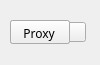
<?xml version="1.0" encoding="UTF-8"?>
<ui version="4.0">
 <class>IdentityCellWidget</class>
 <widget class="QWidget" name="IdentityCellWidget">
  <property name="geometry">
   <rect>
    <x>0</x>
    <y>0</y>
    <width>100</width>
    <height>65</height>
   </rect>
  </property>
  <property name="font">
   <font>
    <family>微软雅黑</family>
   </font>
  </property>
  <property name="windowTitle">
   <string>Form</string>
  </property>
  <widget class="QWidget" name="widget" native="true">
   <property name="geometry">
    <rect>
     <x>0</x>
     <y>0</y>
     <width>100</width>
     <height>65</height>
    </rect>
   </property>
   <widget class="QToolButton" name="upgradeBtn">
    <property name="geometry">
     <rect>
      <x>10</x>
      <y>20</y>
      <width>60</width>
      <height>24</height>
     </rect>
    </property>
    <property name="text">
     <string/>
    </property>
   </widget>
   <widget class="QToolButton" name="produceBtn">
    <property name="geometry">
     <rect>
      <x>66</x>
      <y>22</y>
      <width>20</width>
      <height>20</height>
     </rect>
    </property>
    <property name="text">
     <string/>
    </property>
   </widget>
   <widget class="QToolButton" name="alreadyUpgradeBtn">
    <property name="geometry">
     <rect>
      <x>10</x>
      <y>20</y>
      <width>60</width>
      <height>24</height>
     </rect>
    </property>
    <property name="text">
     <string/>
    </property>
   </widget>
   <widget class="QLabel" name="delegateLabel">
    <property name="geometry">
     <rect>
      <x>13</x>
      <y>25</y>
      <width>52</width>
      <height>16</height>
     </rect>
    </property>
    <property name="styleSheet">
     <string notr="true">font: 9pt &quot;微软雅黑&quot;;</string>
    </property>
    <property name="text">
     <string>Proxy</string>
    </property>
    <property name="alignment">
     <set>Qt::AlignCenter</set>
    </property>
   </widget>
  </widget>
 </widget>
 <resources/>
 <connections/>
</ui>
